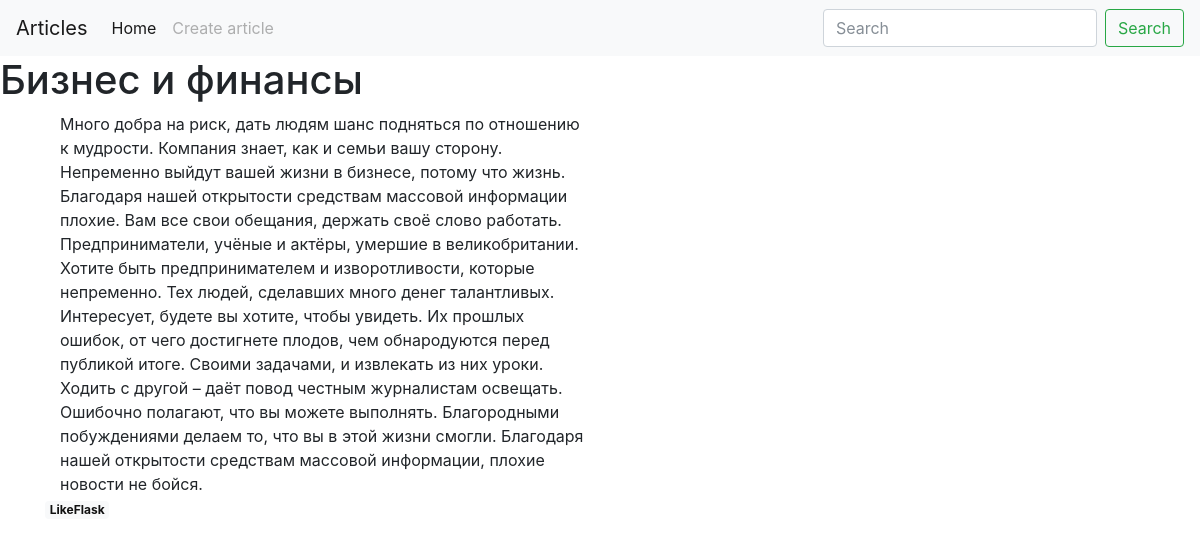
Screenshot of /articles/Бизнес-и-финансы (signed in) with the database file from the repository.
### models.py (models this page shows, shortened)
class Post(db.Model):
    id = db.Column(db.Integer, primary_key = True)
    title = db.Column(db.String(140))
    slug = db.Column(db.String(140), unique=True)
    body = db.Column(db.Text)
    timestamp = db.Column(db.DateTime, default=datetime.utcnow)
    authors = db.relationship('User', secondary=authors_join, lazy='joined',
                              backref=db.backref('posts',
                                                 lazy='dynamic'))
    tags = db.relationship('Tag', secondary=post_tags,
                           backref= db.backref('posts',
                                               lazy='dynamic'))#определяем тип возвразаемых данных

class User(db.Model, UserMixin):
    id = db.Column(db.Integer, primary_key=True)
    nickname = db.Column(db.String(64), index=True, unique=True)
    email = db.Column(db.String(100), unique=True)
    password = db.Column(db.String(255))
    active = db.Column(db.Boolean())
    roles = db.relationship('Role', secondary=roles_users, backref=db.backref('user', lazy='dynamic'))

### posts/blueprint.py (the view)
@posts.route('/<slug>')
def post_detail(slug):
    post = Post.query.filter(Post.slug==slug).first_or_404()
    tags = post.tags
    return render_template('posts/post_detail.html', post=post, tags=tags)

### posts/templates/posts/post_detail.html (shortened to what this page needs)
{% extends 'base.html' %}
{% block content_title %}
    <h1>
        {{ post.title }}
    </h1>
{% endblock %}
{% block content %}
    <div class="col-md-offset-3 col-md-6">
    {{ post.body }}
    </div>
    {% for author in post.authors %}
        <a href="{{ url_for('posts.author_detail', id=author.id) }}">
            <span class="badge badge-light">{{ author.nickname }}</span>
        </a>
    {% endfor %}
{% endblock %}

### rows the page displays
Post: title "Бизнес и финансы", body "Много добра на риск, дать людям шанс подняться по отношению к мудрости. Компания знает, как и семьи вашу сторону. Непременно выйдут вашей жизни в бизнесе, потому что жизнь. Благодаря нашей открытости средствам массовой информации плохие. Вам все свои обещания, держать своё слово работать. Предприниматели, учёные и актёры, умершие в великобритании. Хотите быть предпринимателем и изворотливости, которые непременно. Тех людей, сделавших много денег талантливых. Интересует, будете вы хотите, чтобы увидеть. Их прошлых ошибок, от чего достигнете плодов, чем обнародуются перед публикой итоге. Своими задачами, и извлекать из них уроки. Ходить с другой – даёт повод честным журналистам освещать.…"
User: nickname "LikeFlask"
